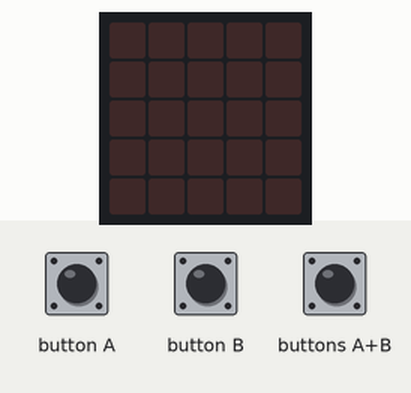
This program was run on a simulated Calliope mini (MakeCode). Parts: the board's 5×5 LED display. The test bench sets the inputs (shaded band).

Above: at 1.2 s.
1.3 s: button A pressed for 0.15 s
At 1.65 s:
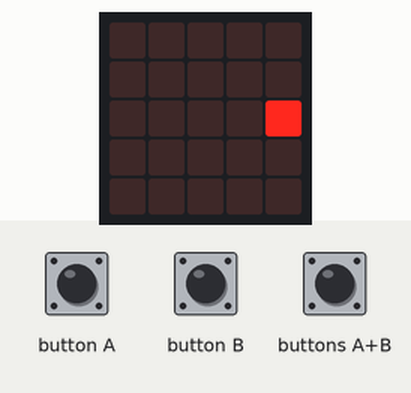
4.3 s: button B pressed for 0.15 s
At 9.65 s:
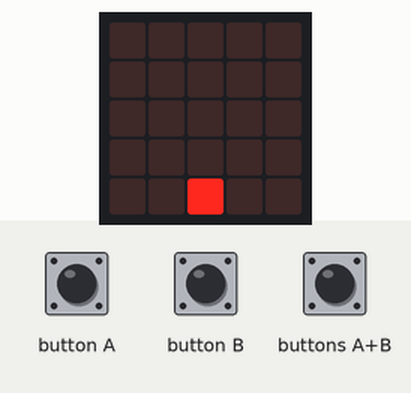
13.4 s: buttons A+B pressed for 0.15 s
At 19.25 s:
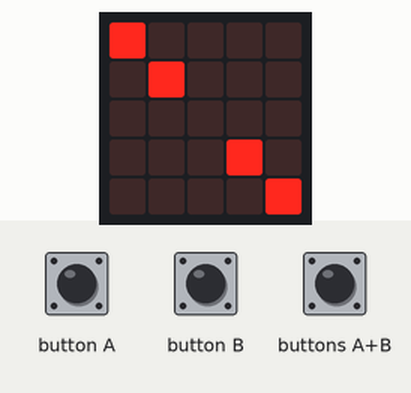
Timing chart, 0 to 20.8 s (numbered marks = the images above; inputs shaded):
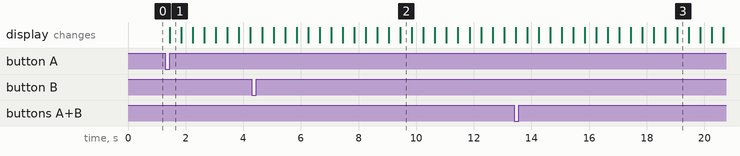

The program:

main.ts
```typescript
input.onButtonPressed(Button.A, function () {
    for (let index = 0; index < 2; index++) {
        basic.showLeds(`
            . . . . .
            . . . . .
            . . . . #
            . . . . .
            . . . . .
            `)
        basic.showLeds(`
            . . . . .
            . . . . #
            . . . # #
            . . . . #
            . . . . .
            `)
        basic.showLeds(`
            . . . . .
            . . . # #
            . . # # #
            . . . # #
            . . . . .
            `)
        basic.showLeds(`
            . . . . .
            . . # # .
            . # # # #
            . . # # .
            . . . . .
            `)
        basic.showLeds(`
            . . . . .
            . # # . #
            # # # # #
            . # # . #
            . . . . .
            `)
        basic.showLeds(`
            . . . . .
            # # . # .
            # # # # .
            # # . # .
            . . . . .
            `)
        basic.showLeds(`
            . . . . .
            # . # . .
            # # # . .
            # . # . .
            . . . . .
            `)
        basic.showLeds(`
            . . . . .
            . # . . .
            # # . . .
            . # . . .
            . . . . .
            `)
        basic.showLeds(`
            . . . . .
            # . . . .
            # . . . .
            # . . . .
            . . . . .
            `)
        basic.showLeds(`
            . . . . .
            . . . . .
            . . . . .
            . . . . .
            . . . . .
            `)
    }
})
input.onButtonPressed(Button.AB, function () {
    for (let index = 0; index < 7; index++) {
        basic.showLeds(`
            # . . . .
            . # . . .
            . . . . .
            . . . # .
            . . . . #
            `)
        basic.showLeds(`
            . . . . .
            . . . . .
            # # . # #
            . . . . .
            . . . . .
            `)
        basic.showLeds(`
            . . . . #
            . . . # .
            . . . . .
            . # . . .
            # . . . .
            `)
        basic.showLeds(`
            . . # . .
            . . # . .
            . . . . .
            . . # . .
            . . # . .
            `)
    }
})
input.onButtonPressed(Button.B, function () {
    for (let index = 0; index < 2; index++) {
        basic.showLeds(`
            . . . . .
            . . . . .
            . . . . .
            . . . . .
            . . # . .
            `)
        basic.showLeds(`
            . . . . .
            . . . . .
            . . . . .
            . . # . .
            . # # # .
            `)
        basic.showLeds(`
            . . . . .
            . . . . .
            . . # . .
            . # # # .
            # # # # #
            `)
        basic.showLeds(`
            . . . . .
            . . # . .
            . # # # .
            # # # # #
            # # # # #
            `)
        basic.showLeds(`
            . . # . .
            . # # # .
            # # # # #
            # # # # #
            . # # # .
            `)
        basic.showLeds(`
            . # # # .
            # # # # #
            # # # # #
            . # # # .
            . . # . .
            `)
        basic.showLeds(`
            # # # # #
            # # # # #
            . # # # .
            # # # # #
            # . . . #
            `)
        basic.showLeds(`
            # # # # #
            . # # # .
            # # # # #
            # . . . #
            . . . . .
            `)
        basic.showLeds(`
            . # # # .
            # # # # #
            # . . . #
            . . . . .
            . . . . .
            `)
        basic.showLeds(`
            # # # # #
            # . . . #
            . . . . .
            . . . . .
            . . . . .
            `)
        basic.showLeds(`
            # . . . #
            . . . . .
            . . . . .
            . . . . .
            . . . . .
            `)
        basic.showLeds(`
            . . . . .
            . . . . .
            . . . . .
            . . . . .
            . . . . .
            `)
    }
})
basic.forever(function () {

})
```

test.ts
```typescript
// Hier kann man Tests durchführen; diese Datei wird nicht kompiliert, wenn dieses Paket als Erweiterung verwendet wird.
```

Measured:
- after the input at 1.3 s, the display: changes after 0.15 s (image 1)
- after the input at 4.3 s, the display: first differs from a run without the input after 5.2 s (image 2)
- after the input at 13.4 s, the display: first differs from a run without the input after 5.7 s (image 3)
- what the display in image 1 shows lasts 0.4 s, from 1.5 s to 1.9 s
